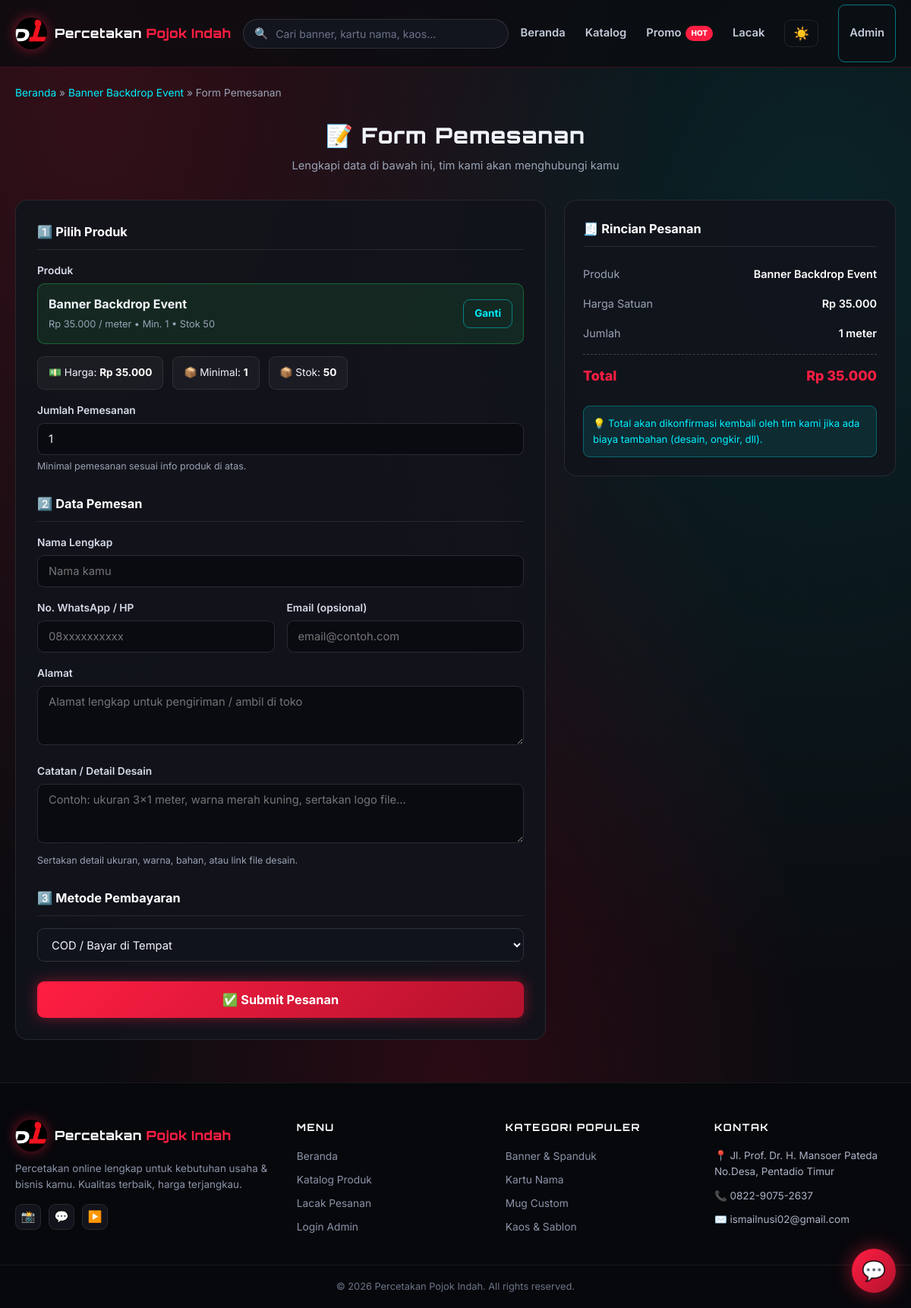
Page /order.php?produk=2 on the committed database.
### tables this page shows
CREATE TABLE IF NOT EXISTS produk (
    id INT AUTO_INCREMENT PRIMARY KEY,
    id_kategori INT NOT NULL,
    nama_produk VARCHAR(200) NOT NULL,
    deskripsi TEXT,
    harga DECIMAL(12,0) NOT NULL DEFAULT 0,
    satuan VARCHAR(50) DEFAULT 'pcs',
    stok INT DEFAULT 0,
    minimal_order INT DEFAULT 1,
    waktu_pengerjaan VARCHAR(100) DEFAULT '1-2 hari',
    gambar VARCHAR(500) DEFAULT 'default.png',
    is_unggulan TINYINT(1) DEFAULT 0,
    is_aktif TINYINT(1) DEFAULT 1,
    created_at TIMESTAMP DEFAULT CURRENT_TIMESTAMP,
    FOREIGN KEY (id_kategori) REFERENCES kategori(id) ON DELETE CASCADE
);

### config.php (called while the page is built, shortened)
<?php
function db_connect() {
    $conn = new mysqli(DB_HOST, DB_USER, DB_PASS);
    $conn->set_charset('utf8mb4');
    $conn->query("CREATE DATABASE IF NOT EXISTS `" . DB_NAME . "` CHARACTER SET utf8mb4 COLLATE utf8mb4_unicode_ci");
    return $conn;
}
$conn = db_connect();
function rupiah($angka) {
    return 'Rp ' . number_format((float)$angka, 0, ',', '.');
}
function q($sql) {
    global $conn;
    $res = $conn->query($sql);
    return $res;
}
function q_row($sql) {
    $res = q($sql);
    if ($res && $res->num_rows > 0) {
        return $res->fetch_assoc();
    }
    return null;
}
$conn->query("CREATE TABLE IF NOT EXISTS pengaturan (
    kunci VARCHAR(50) NOT NULL PRIMARY KEY,
    nilai TEXT
) ENGINE=InnoDB");
$conn->query("INSERT IGNORE INTO pengaturan (kunci, nilai) VALUES ('tema', 'gelap')");
$conn->query("INSERT IGNORE INTO pengaturan (kunci, nilai) VALUES ('app_url', '')");
$conn->query("INSERT IGNORE INTO pengaturan (kunci, nilai) VALUES ('recovery_q', '')");
$conn->query("INSERT IGNORE INTO pengaturan (kunci, nilai) VALUES ('recovery_a', '')");
function get_setting($kunci, $default = '') {
    global $conn;
    $k = $conn->real_escape_string((string)$kunci);
    $res = $conn->query("SELECT nilai FROM pengaturan WHERE kunci = '$k' LIMIT 1");
    if ($res && $res->num_rows > 0) {
        $row = $res->fetch_assoc();
        return $row['nilai'];
    }
    return $default;
}
$APP_TEMA = get_setting('tema', 'gelap');
?>

### order.php (the view, shortened to what this page needs)
<?php
include 'config.php';
$produk_selected = null;
if (isset($_GET['produk']) && is_numeric($_GET['produk'])) {
    $pid = intval($_GET['produk']);
    $produk_selected = q_row("SELECT * FROM produk WHERE id = $pid AND is_aktif = 1");
}
?>
<!DOCTYPE html>
<html lang="id">
<head>
    <link rel="stylesheet" href="assets/css/style.css?v=<?= filemtime('assets/css/style.css') ?>">
</head>
<body class="<?= $APP_TEMA === 'terang' ? 'terang' : '' ?>">
<header class="site-header">
    <div class="container header-inner">
        <a href="index.php" class="logo">
            <img src="assets/img/logo.svg" alt="Percetakan Pojok Indah" class="logo-img">
            <span class="logo-text">Percetakan <span>Pojok Indah</span></span>
        </a>
        <form method="get" action="index.php" class="header-search">
            <span class="search-icon">🔍</span>
            <input type="text" name="c" placeholder="Cari banner, kartu nama, kaos...">
        </form>
        <nav class="main-nav">
            <a href="index.php">Beranda</a>
            <a href="index.php#katalog">Katalog</a>
            <a href="index.php#promo">Promo<span class="nav-badge-hot">HOT</span></a>
            <a href="track.php">Lacak</a>
            <button type="button" class="theme-toggle theme-icon-only" onclick="toggleTema()" title="Ganti mode gelap / terang"><?= $APP_TEMA === 'terang' ? '🌙' : '☀️' ?></button>
            <a href="admin/" class="btn btn-outline btn-sm">Admin</a>
        </nav>
    </div>
</header>
<main>
    <div class="container">
        <div class="breadcrumb">
            <a href="index.php">Beranda</a> &raquo;
            <a href="product.php?id=<?= $produk_selected['id'] ?? 0 ?>"><?= htmlspecialchars($produk_selected['nama_produk'] ?? 'Produk') ?></a> &raquo;
            <span>Form Pemesanan</span>
        </div>
        <div class="section-head text-center">
            <h2>📝 Form Pemesanan</h2>
            <p>Lengkapi data di bawah ini, tim kami akan menghubungi kamu</p>
        </div>
        <div class="order-layout">
            <form method="post" class="order-form" id="orderForm" action="">
                <div class="form-section">
                    <h4>1️⃣ Pilih Produk</h4>
                    <div class="form-group">
                        <label>Produk</label>
                        <?php if ($produk_selected): ?>
                            <div class="selected-product">
                                <div>
                                    <strong><?= htmlspecialchars($produk_selected['nama_produk']) ?></strong>
                                    <small><?= rupiah($produk_selected['harga']) ?> / <?= htmlspecialchars($produk_selected['satuan']) ?> • Min. <?= $produk_selected['minimal_order'] ?> • Stok <?= $produk_selected['stok'] ?></small>
                                </div>
                                <a href="index.php#katalog" class="btn btn-outline btn-sm">Ganti</a>
                            </div>
                        <?php endif; ?>
                    </div>
                    <div class="form-group" id="infoProduk" style="display:<?= $produk_selected ? 'flex' : 'none' ?>">
                        <div class="info-item">💵 Harga: <strong id="infoHarga"><?= $produk_selected ? rupiah($produk_selected['harga']) : '-' ?></strong></div>
                        <div class="info-item">📦 Minimal: <strong id="infoMin"><?= $produk_selected ? $produk_selected['minimal_order'] : '-' ?></strong></div>
                        <div class="info-item">📦 Stok: <strong id="infoStok"><?= $produk_selected ? $produk_selected['stok'] : '-' ?></strong></div>
                    </div>
                    <div class="form-group">
                        <label for="jumlah">Jumlah Pemesanan</label>
                        <input type="number" name="jumlah" id="jumlah" class="form-control" min="1" value="<?= $produk_selected ? $produk_selected['minimal_order'] : 1 ?>" required>
                        <small class="form-hint">Minimal pemesanan sesuai info produk di atas.</small>
                    </div>
                </div>
                <div class="form-section">
                    <h4>2️⃣ Data Pemesan</h4>
                    <div class="form-group">
                        <label for="nama">Nama Lengkap</label>
                        <input type="text" name="nama" id="nama" class="form-control" placeholder="Nama kamu" value="<?= htmlspecialchars($_POST['nama'] ?? '') ?>" required>
                    </div>
                    <div class="form-row">
                        <div class="form-group">
                            <label for="no_hp">No. WhatsApp / HP</label>
                            <input type="tel" name="no_hp" id="no_hp" class="form-control" placeholder="08xxxxxxxxxx" value="<?= htmlspecialchars($_POST['no_hp'] ?? '') ?>" required>
                        </div>
                        <div class="form-group">
                            <label for="email">Email (opsional)</label>
                            <input type="email" name="email" id="email" class="form-control" placeholder="email@contoh.com" value="<?= htmlspecialchars($_POST['email'] ?? '') ?>">
                        </div>
                    </div>
                    <div class="form-group">
                        <label for="alamat">Alamat</label>
                        <textarea name="alamat" id="alamat" class="form-control" rows="3" placeholder="Alamat lengkap untuk pengiriman / ambil di toko" required><?= htmlspecialchars($_POST['alamat'] ?? '') ?></textarea>
                    </div>
                    <div class="form-group">
                        <label for="catatan">Catatan / Detail Desain</label>
                        <textarea name="catatan" id="catatan" class="form-control" rows="3" placeholder="Contoh: ukuran 3x1 meter, warna merah kuning, sertakan logo file..."><?= htmlspecialchars($_POST['catatan'] ?? '') ?></textarea>
                        <small class="form-hint">Sertakan detail ukuran, warna, bahan, atau link file desain.</small>
                    </div>
                </div>
                <div class="form-section">
                    <h4>3️⃣ Metode Pembayaran</h4>
                    <div class="form-group">
                        <select name="metode" class="form-control" required>
                            <option value="COD">COD / Bayar di Tempat</option>
                        </select>
                    </div>
                </div>
                <button type="submit" class="btn btn-primary btn-lg btn-block">✅ Submit Pesanan</button>
            </form>
            <aside class="order-summary">
                <h4>🧾 Rincian Pesanan</h4>
                <?php if ($produk_selected): ?>
                    <div class="summary-item">
                        <span class="summary-label">Produk</span>
                        <span class="summary-value"><?= htmlspecialchars($produk_selected['nama_produk']) ?></span>
                    </div>
                    <div class="summary-item">
                        <span class="summary-label">Harga Satuan</span>
                        <span class="summary-value"><?= rupiah($produk_selected['harga']) ?></span>
                    </div>
                    <div class="summary-item">
                        <span class="summary-label">Jumlah</span>
                        <span class="summary-value"><span id="sJumlah"><?= $produk_selected['minimal_order'] ?></span> <?= htmlspecialchars($produk_selected['satuan']) ?></span>
                    </div>
                    <div class="summary-item summary-total">
                        <span class="summary-label">Total</span>
                        <span class="summary-value" id="sTotal"><?= rupiah($produk_selected['harga'] * $produk_selected['minimal_order']) ?></span>
                    </div>
                    <div class="summary-note">
                        💡 Total akan dikonfirmasi kembali oleh tim kami jika ada biaya tambahan (desain, ongkir, dll).
                    </div>
                <?php else: ?>
                    <div class="summary-empty">
                        Pilih produk terlebih dahulu untuk melihat rincian.
                    </div>
                <?php endif; ?>
            </aside>
        </div>
    </div>
</main>
<footer class="site-footer" id="kontak">
    <div class="container footer-grid">
        <div class="footer-brand">
            <div class="logo"><img src="assets/img/logo.svg" alt="Percetakan Pojok Indah" class="logo-img"><span class="logo-text">Percetakan <span>Pojok Indah</span></span></div>
            <p style="margin-top:12px">Percetakan online lengkap untuk kebutuhan usaha &amp; bisnis kamu. Kualitas terbaik, harga terjangkau.</p>
            <div class="social-row">
                <a href="#" title="Instagram">📸</a>
                <a href="#" title="WhatsApp">💬</a>
                <a href="#" title="YouTube">▶️</a>
            </div>
        </div>
        <div>
            <h4>Menu</h4>
            <a href="index.php">Beranda</a>
            <a href="index.php#katalog">Katalog Produk</a>
            <a href="track.php">Lacak Pesanan</a>
            <a href="admin/">Login Admin</a>
        </div>
        <div>
            <h4>Kategori Populer</h4>
            <a href="index.php?kat=1">Banner &amp; Spanduk</a>
            <a href="index.php?kat=2">Kartu Nama</a>
            <a href="index.php?kat=6">Mug Custom</a>
            <a href="index.php?kat=5">Kaos &amp; Sablon</a>
        </div>
        <div>
            <h4>Kontak</h4>
            <ul class="footer-contact" style="list-style:none">
                <li>📍 Jl. Prof. Dr. H. Mansoer Pateda No.Desa, Pentadio Timur</li>
                <li>📞 0822-9075-2637</li>
                <li>✉️ ismailnusi02@gmail.com</li>
            </ul>
        </div>
    </div>
    <div class="footer-bottom">
        <div class="container">&copy; <?= date('Y') ?> Percetakan Pojok Indah. All rights reserved.</div>
    </div>
</footer>
<?php include __DIR__ . '/partials/chat_widget.php'; ?>
</body>
</html>

### rows in the picture
produk: nama_produk "Banner Backdrop Event", harga "Rp 35.000", satuan "meter", minimal_order "1", stok "50", jumlah "1"
